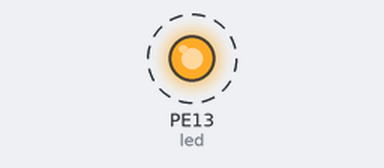
Bench run of a program on a simulated pyboard running MicroPython. Shown: output pins drawn as LEDs (lit = HIGH). Dashed ring = blinking.

Above: at 0.5 s.
Timing chart, 0 to 4.6 s (numbered marks = the images above):
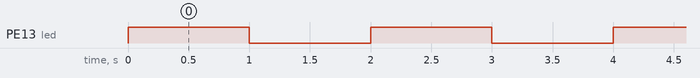

Measured:
- by itself, PE13 (led): alternates HIGH for 1.0 s and LOW for 1.0 s

The program:

blink.py
```python
#test beacon led on python codec board

import pyb


led = pyb.Pin('PE13', pyb.Pin.OUT_PP)  # 4 is the blue LED


# toggle LED state every second using on() and off() methods

while True:

  led.on()

  pyb.delay(1000)

  led.off()

  pyb.delay(1000)
```
